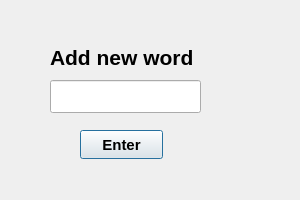
<?xml version="1.0" encoding="UTF-8"?>
<ui version="4.0">
 <class>Dialog</class>
 <widget class="QDialog" name="Dialog">
  <property name="geometry">
   <rect>
    <x>0</x>
    <y>0</y>
    <width>300</width>
    <height>200</height>
   </rect>
  </property>
  <property name="windowTitle">
   <string>Add</string>
  </property>
  <widget class="QWidget" name="layoutWidget">
   <property name="geometry">
    <rect>
     <x>50</x>
     <y>40</y>
     <width>151</width>
     <height>73</height>
    </rect>
   </property>
   <layout class="QVBoxLayout" name="verticalLayout">
    <item>
     <widget class="QLabel" name="label">
      <property name="font">
       <font>
        <pointsize>16</pointsize>
        <bold>true</bold>
       </font>
      </property>
      <property name="text">
       <string>Add new word</string>
      </property>
     </widget>
    </item>
    <item>
     <widget class="QLineEdit" name="lineEdit">
      <property name="font">
       <font>
        <pointsize>16</pointsize>
        <bold>true</bold>
       </font>
      </property>
      <property name="text">
       <string/>
      </property>
     </widget>
    </item>
   </layout>
  </widget>
  <widget class="QPushButton" name="pushButton">
   <property name="geometry">
    <rect>
     <x>80</x>
     <y>130</y>
     <width>83</width>
     <height>29</height>
    </rect>
   </property>
   <property name="font">
    <font>
     <pointsize>11</pointsize>
     <bold>true</bold>
    </font>
   </property>
   <property name="text">
    <string>Enter</string>
   </property>
  </widget>
 </widget>
 <resources/>
 <connections/>
</ui>
